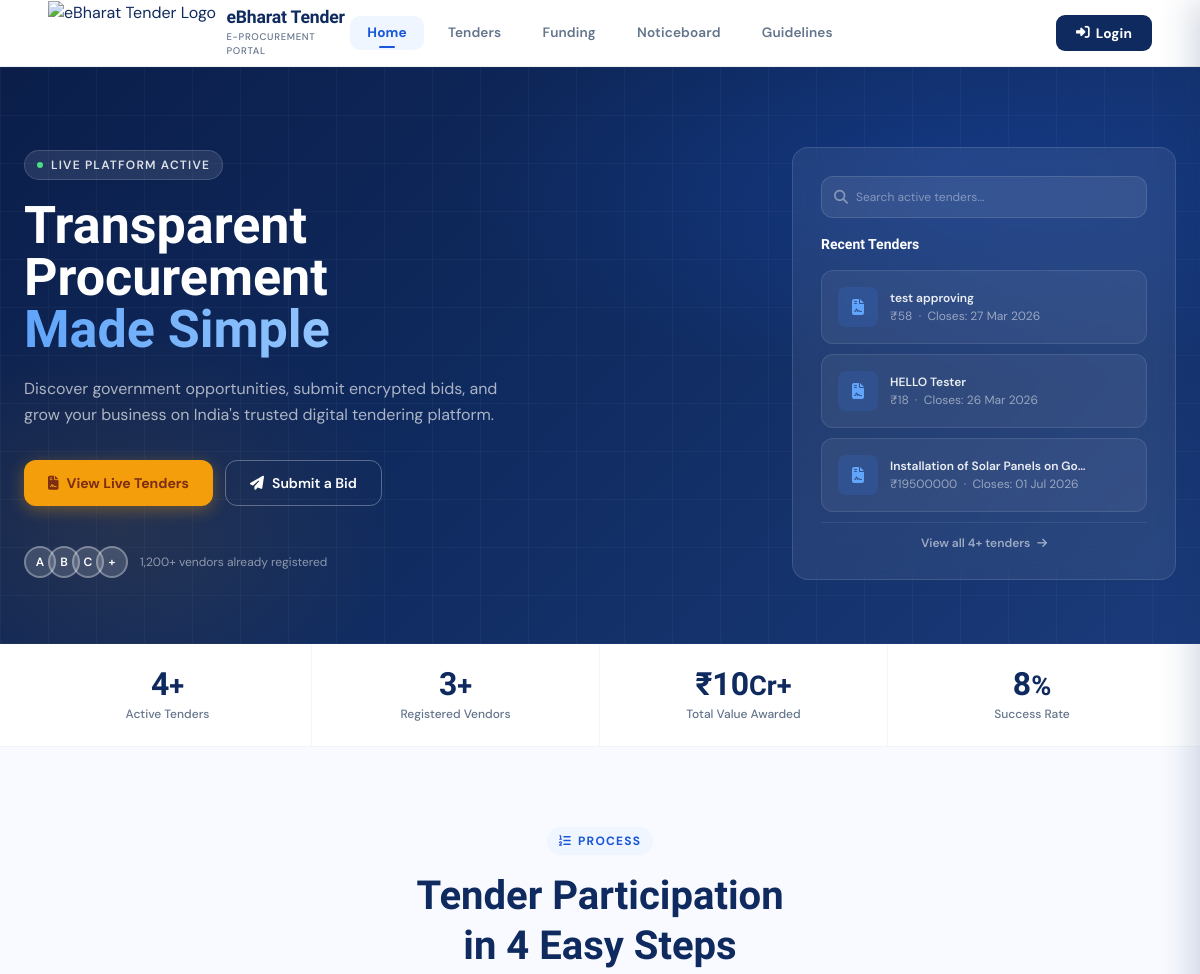
The app's page / (upper part), older data.
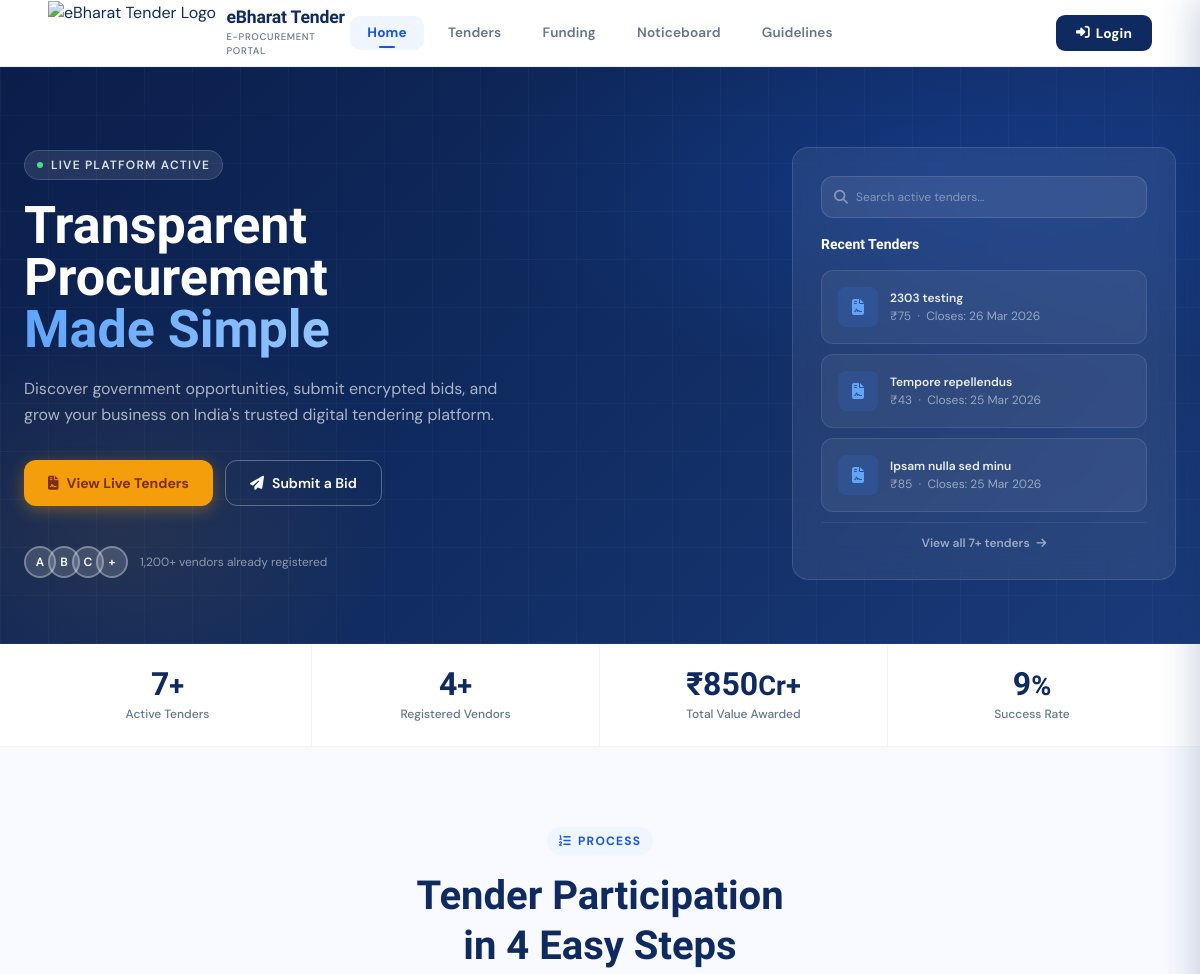
The same page, newer data.
### tenders/models.py (models this page shows, shortened)
class Tenderss(models.Model):
    STATUS_CHOICES = (
        ('open', 'Open'),
        ('closed', 'Closed'),
        ('draft', 'Draft'),
        ('awarded', 'Awarded'),
    )
    title = models.CharField(max_length=255)
    department = models.CharField(max_length=255)
    category = models.CharField(max_length=100)
    description = models.TextField()
    estimated_value = models.DecimalField(max_digits=15, decimal_places=2)
    emd_amount = models.DecimalField(max_digits=15, decimal_places=2)
    publish_date = models.DateField()
    closing_date = models.DateField()
    pre_bid_meeting = models.DateTimeField(null=True, blank=True)
    location = models.CharField(max_length=255)
    status = models.CharField(max_length=20, choices=STATUS_CHOICES, default='open')
    document = models.FileField(upload_to='tender_documents/')
    tender_id = models.CharField(max_length=50, unique=True, blank=True, null=True)
    created_by = models.ForeignKey(User, on_delete=models.CASCADE)
    created_at = models.DateTimeField(auto_now_add=True)

### public/views.py (the view)
# urls.py: path('', views.index, name='home'),
def index(request):
    open_tenders_count = Tenderss.objects.filter(status='open').count()
    total_val = Tenderss.objects.aggregate(total=Sum('estimated_value'))['total'] or 0
    total_value_cr = float(total_val) / 10000000
    total_applications = TenderApplication.objects.count()
    approved_applications = TenderApplication.objects.filter(status='approved').count()
    success_rate = 0
    if total_applications > 0:
        success_rate = (approved_applications / total_applications) * 100
    registered_vendors = UserProfile.objects.filter(role='bidder').count()
    recent_tenders = Tenderss.objects.filter(status='open').order_by('-created_at')[:3]
    context = {
        'open_tenders_count': open_tenders_count,
        'total_value_cr': round(total_value_cr, 2),
        'success_rate': round(success_rate, 1),
        'registered_vendors': registered_vendors,
        'recent_tenders': recent_tenders,
    }
    return render(request, 'index.html', context)

### accounts/context_processors.py (called while the page is built, shortened)
def notifications(request):
    return {
        'notifications': [],
        'unread_count': 0,
    }

### public/templates/index.html (shortened to what the changed rows need)
{% extends 'base.html' %}
{% load static %}
{% block content %}
<section class="relative overflow-hidden px-6 pt-20"
         style="background: linear-gradient(135deg, #0b1e4a 0%, #0f2a5e 45%, #1a3a7a 100%);">
  <div class="relative max-w-7xl mx-auto grid grid-cols-1 lg:grid-cols-2 gap-12 items-center pb-16">
    <div>
      <h1 class="font-sora text-4xl lg:text-5xl font-extrabold text-white leading-tight mb-5"
          style="font-size: clamp(2rem, 5vw, 3.25rem);">
        Transparent<br>
        Procurement<br>
        <em class="not-italic text-gradient-blue">Made Simple</em>
      </h1>
    </div>
    <div class="hidden lg:block">
      <div class="ml-auto max-w-sm rounded-2xl p-7"
           style="background:rgba(255,255,255,0.07);backdrop-filter:blur(16px);border:1px solid rgba(255,255,255,0.12);">
        <form action="/tenders/" method="GET" class="flex items-center gap-2 rounded-xl px-3 py-2.5 mb-4"
             style="background:rgba(255,255,255,0.08);border:1px solid rgba(255,255,255,0.12);">
          <i class="fas fa-search text-sm shrink-0" style="color:rgba(255,255,255,0.4);"></i>
          <input type="text" name="search" placeholder="Search active tenders..." required
                 class="bg-transparent border-none outline-none placeholder:text-white/40 text-white text-xs w-full"
                 style="box-shadow:none;">
        </form>
        <p class="font-sora font-bold text-white text-sm mb-4">Recent Tenders</p>
        {% for tender in recent_tenders %}
        <div class="flex items-center gap-3 rounded-xl p-4 mb-2.5"
             style="background:rgba(255,255,255,0.06);border:1px solid rgba(255,255,255,0.1);">
          <div class="w-10 h-10 rounded-lg flex items-center justify-center shrink-0"
               style="background:rgba(59,130,246,0.15);">
            <i class="fas fa-file-contract" style="color:#60a5fa;"></i>
          </div>
          <div>
            <p class="text-xs font-semibold mb-0.5" style="color:rgba(255,255,255,0.9);">{{ tender.title|truncatechars:35 }}</p>
            <p class="text-xs" style="color:rgba(255,255,255,0.5);">₹{{ tender.estimated_value|floatformat:0 }} &nbsp;·&nbsp; Closes: {{ tender.closing_date|date:"d M Y" }}</p>
          </div>
        </div>
        {% empty %}
        <p class="text-xs text-center" style="color:rgba(255,255,255,0.5);">No recent tenders available.</p>
        {% endfor %}
        <a href="/tenders/"
           class="block text-center no-underline mt-2 pt-3 text-xs font-semibold"
           style="color:rgba(255,255,255,0.55);border-top:1px solid rgba(255,255,255,0.08);">
          View all {{ open_tenders_count }}+ tenders <i class="fas fa-arrow-right ml-1" style="font-size:0.7rem;"></i>
        </a>
      </div>
    </div>
  </div>
</section>
<div class="bg-white border-b border-slate-100" style="box-shadow:0 4px 24px rgba(0,0,0,0.06);">
  <div class="max-w-7xl mx-auto px-6 grid grid-cols-2 md:grid-cols-4">
    <div class="relative stat-item-hover py-6 px-5 text-center border-r border-slate-100">
      <div class="font-sora font-extrabold leading-none mb-1.5" style="font-size:clamp(1.5rem,3vw,2rem);color:var(--navy);">
        {{ open_tenders_count }}<span class="text-blue-500" style="font-size:0.85em;">+</span>
      </div>
      <div class="text-xs font-medium" style="color:var(--muted);">Active Tenders</div>
    </div>
    <div class="relative stat-item-hover py-6 px-5 text-center border-r border-slate-100">
      <div class="font-sora font-extrabold leading-none mb-1.5" style="font-size:clamp(1.5rem,3vw,2rem);color:var(--navy);">
        {{ registered_vendors }}<span class="text-blue-500" style="font-size:0.85em;">+</span>
      </div>
      <div class="text-xs font-medium" style="color:var(--muted);">Registered Vendors</div>
    </div>
    <div class="relative stat-item-hover py-6 px-5 text-center border-r border-slate-100">
      <div class="font-sora font-extrabold leading-none mb-1.5" style="font-size:clamp(1.5rem,3vw,2rem);color:var(--navy);">
        ₹{{ total_value_cr|floatformat:0 }}<span class="text-blue-500" style="font-size:0.85em;">Cr+</span>
      </div>
      <div class="text-xs font-medium" style="color:var(--muted);">Total Value Awarded</div>
    </div>
    <div class="relative stat-item-hover py-6 px-5 text-center">
      <div class="font-sora font-extrabold leading-none mb-1.5" style="font-size:clamp(1.5rem,3vw,2rem);color:var(--navy);">
        {{ success_rate|floatformat:0 }}<span class="text-blue-500" style="font-size:0.85em;">%</span>
      </div>
      <div class="text-xs font-medium" style="color:var(--muted);">Success Rate</div>
    </div>
  </div>
</div>
<section class="py-20 px-6" style="background:var(--surface);">
  <div class="max-w-7xl mx-auto">
    <div class="text-center max-w-2xl mx-auto mb-14">
      <h2 class="font-sora font-extrabold leading-tight mb-3" style="font-size:clamp(1.75rem,4vw,2.5rem);color:var(--navy);">
        Tender Participation<br>in 4 Easy Steps
      </h2>
    </div>
  </div>
</section>
{% endblock %}

Row changes from the older to the newer data that the page shows:
no longer on this page (row unchanged): Tenderss: title "test approving", estimated_value "58", closing_date "27 Mar 2026"
no longer on this page (row unchanged): Tenderss: title "HELLO Tester", estimated_value "18", closing_date "26 Mar 2026"
no longer on this page (row unchanged): Tenderss: title "Installation of Solar Panels on Go…", estimated_value "19500000", closing_date "01 Jul 2026"
added Tenderss: title "2303 testing", estimated_value "75", closing_date "26 Mar 2026"
added Tenderss: title "Tempore repellendus", estimated_value "43", closing_date "25 Mar 2026"
added Tenderss: title "Ipsam nulla sed minu", estimated_value "85", closing_date "25 Mar 2026"
Text that changed along with them:
{{ open_tenders_count }}: "4" → "7"
{{ registered_vendors }}: "3" → "4"
{{ total_value_cr|floatformat:0 }}: "10" → "850"
{{ success_rate|floatformat:0 }}: "8" → "9"
